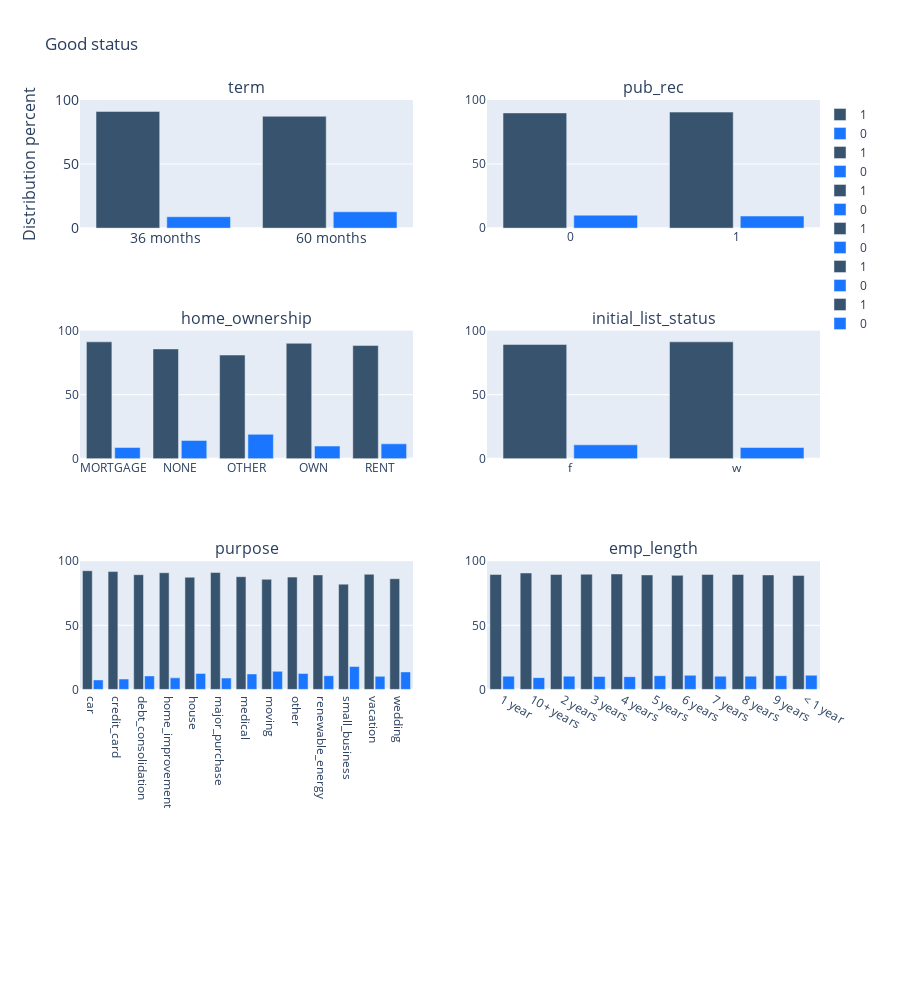

Notebook code for this chart:
### Markdown cell above
`r kbl(py$result, escape = F, align = "l", caption="Covariables del modelo",row.names=F,digits =2) %>%  kable_classic_2("striped", full_width = F)`

Estas son las covariables que se tendrán en el modelo.

### Code cell
df.loc[df["home_ownership"] == "ANY","home_ownership"] = 'NONE'
var_cat=['term','pub_rec','home_ownership','initial_list_status','purpose','emp_length']
fig_ = make_subplots(rows=4, cols=2,subplot_titles =var_cat)
fig_ =plot_barplot(df, var_cat[0],"good_status", 1,1,fig_,True)
fig_ =plot_barplot(df, var_cat[1],"good_status", 1,2,fig_, True)
fig_ =plot_barplot(df, var_cat[2],"good_status", 2,1,fig_, True)
fig_ =plot_barplot(df, var_cat[3],"good_status", 2,2,fig_, True)
fig_ =plot_barplot(df, var_cat[4],"good_status", 3,1,fig_, True)
fig_ =plot_barplot(df, var_cat[5],"good_status", 3,2,fig_, True)
# fig_ =plot_barplot(df, var_cat[6],"good_status", 4,1,fig_, True)
fig_.update_layout(
    title="Good status",
    xaxis_tickfont_size=14,
    yaxis=dict(
        title='Distribution percent ',
        titlefont_size=16,
        tickfont_size=14,
    ),
    legend=dict(
        x=1,
        y=1.0,
        bgcolor='rgba(255, 255, 255, 0)',
        bordercolor='rgba(255, 255, 255, 0)'
    ),
    barmode='group',
    bargap=0.15, # gap between bars of adjacent location coordinates.
    bargroupgap=0.1, # gap between bars of the same location coordinate.
    height=1000, width=900
    )

### Figure 1 — Plotly figure (JSON) as saved in the notebook; plotly's stock layout.template omitted (floating-point values rounded to 4 significant figures)
{"data": [{"hovertext": ["term", "percent"], "marker": {"color": "rgb(55, 83, 109)"}, "name": "1", "showlegend": true, "type": "bar", "x": [" 36 months", " 60 months"], "xaxis": "x", "y": [91.11, 87.27], "yaxis": "y"}, {"hovertext": ["term", "percent"], "marker": {"color": "rgb(26, 118, 255)"}, "name": "0", "showlegend": true, "type": "bar", "x": [" 36 months", " 60 months"], "xaxis": "x", "y": [8.894, 12.73], "yaxis": "y"}, {"hovertext": ["pub_rec", "percent"], "marker": {"color": "rgb(55, 83, 109)"}, "name": "1", "showlegend": true, "type": "bar", "x": [0, 1], "xaxis": "x2", "y": [89.91, 90.55], "yaxis": "y2"}, {"hovertext": ["pub_rec", "percent"], "marker": {"color": "rgb(26, 118, 255)"}, "name": "0", "showlegend": true, "type": "bar", "x": [0, 1], "xaxis": "x2", "y": [10.09, 9.446], "yaxis": "y2"}, {"hovertext": ["home_ownership", "percent"], "marker": {"color": "rgb(55, 83, 109)"}, "name": "1", "showlegend": true, "type": "bar", "x": ["MORTGAGE", "NONE", "OTHER", "OWN", "RENT"], "xaxis": "x3", "y": [91.24, 85.71, 80.95, 90.1, 88.34], "yaxis": "y3"}, {"hovertext": ["home_ownership", "percent"], "marker": {"color": "rgb(26, 118, 255)"}, "name": "0", "showlegend": true, "type": "bar", "x": ["MORTGAGE", "NONE", "OTHER", "OWN", "RENT"], "xaxis": "x3", "y": [8.759, 14.29, 19.05, 9.895, 11.66], "yaxis": "y3"}, {"hovertext": ["initial_list_status", "percent"], "marker": {"color": "rgb(55, 83, 109)"}, "name": "1", "showlegend": true, "type": "bar", "x": ["f", "w"], "xaxis": "x4", "y": [89.13, 91.23], "yaxis": "y4"}, {"hovertext": ["initial_list_status", "percent"], "marker": {"color": "rgb(26, 118, 255)"}, "name": "0", "showlegend": true, "type": "bar", "x": ["f", "w"], "xaxis": "x4", "y": [10.87, 8.766], "yaxis": "y4"}, {"hovertext": ["purpose", "percent"], "marker": {"color": "rgb(55, 83, 109)"}, "name": "1", "showlegend": true, "type": "bar", "x": ["car", "credit_card", "debt_consolidation", "home_improvement", "house", "major_purchase", "medical", "moving", "other", "renewable_energy", "small_business", "vacation", "wedding"], "xaxis": "x5", "y": [92.62, 91.92, 89.5, 91.0, 87.54, 91.19, 87.95, 85.91, 87.61, 89.34, 82.14, 89.85, 86.36], "yaxis": "y5"}, {"hovertext": ["purpose", "percent"], "marker": {"color": "rgb(26, 118, 255)"}, "name": "0", "showlegend": true, "type": "bar", "x": ["car", "credit_card", "debt_consolidation", "home_improvement", "house", "major_purchase", "medical", "moving", "other", "renewable_energy", "small_business", "vacation", "wedding"], "xaxis": "x5", "y": [7.382, 8.078, 10.5, 8.996, 12.46, 8.812, 12.05, 14.09, 12.39, 10.66, 17.86, 10.15, 13.64], "yaxis": "y5"}, {"hovertext": ["emp_length", "percent"], "marker": {"color": "rgb(55, 83, 109)"}, "name": "1", "showlegend": true, "type": "bar", "x": ["1 year", "10+ years", "2 years", "3 years", "4 years", "5 years", "6 years", "7 years", "8 years", "9 years", "< 1 year"], "xaxis": "x6", "y": [89.68, 90.83, 89.69, 89.88, 90.08, 89.34, 89.02, 89.71, 89.67, 89.32, 88.97], "yaxis": "y6"}, {"hovertext": ["emp_length", "percent"], "marker": {"color": "rgb(26, 118, 255)"}, "name": "0", "showlegend": true, "type": "bar", "x": ["1 year", "10+ years", "2 years", "3 years", "4 years", "5 years", "6 years", "7 years", "8 years", "9 years", "< 1 year"], "xaxis": "x6", "y": [10.32, 9.166, 10.31, 10.12, 9.918, 10.66, 10.98, 10.29, 10.33, 10.68, 11.03], "yaxis": "y6"}], "layout": {"annotations": [{"font": {"size": 16}, "showarrow": false, "text": "term", "x": 0.225, "xanchor": "center", "xref": "paper", "y": 1, "yanchor": "bottom", "yref": "paper"}, {"font": {"size": 16}, "showarrow": false, "text": "pub_rec", "x": 0.775, "xanchor": "center", "xref": "paper", "y": 1, "yanchor": "bottom", "yref": "paper"}, {"font": {"size": 16}, "showarrow": false, "text": "home_ownership", "x": 0.225, "xanchor": "center", "xref": "paper", "y": 0.7188, "yanchor": "bottom", "yref": "paper"}, {"font": {"size": 16}, "showarrow": false, "text": "initial_list_status", "x": 0.775, "xanchor": "center", "xref": "paper", "y": 0.7188, "yanchor": "bottom", "yref": "paper"}, {"font": {"size": 16}, "showarrow": false, "text": "purpose", "x": 0.225, "xanchor": "center", "xref": "paper", "y": 0.4375, "yanchor": "bottom", "yref": "paper"}, {"font": {"size": 16}, "showarrow": false, "text": "emp_length", "x": 0.775, "xanchor": "center", "xref": "paper", "y": 0.4375, "yanchor": "bottom", "yref": "paper"}], "bargap": 0.15, "bargroupgap": 0.1, "barmode": "group", "height": 1000, "legend": {"bgcolor": "rgba(255, 255, 255, 0)", "bordercolor": "rgba(255, 255, 255, 0)", "x": 1, "y": 1}, "title": {"text": "Good status"}, "width": 900, "xaxis": {"anchor": "y", "autorange": true, "domain": [0, 0.45], "range": [-0.5, 1.5], "tickfont": {"size": 14}, "type": "category"}, "xaxis2": {"anchor": "y2", "autorange": true, "domain": [0.55, 1], "range": [-0.5, 1.5], "type": "linear"}, "xaxis3": {"anchor": "y3", "autorange": true, "domain": [0, 0.45], "range": [-0.5, 4.5], "type": "category"}, "xaxis4": {"anchor": "y4", "autorange": true, "domain": [0.55, 1], "range": [-0.5, 1.5], "type": "category"}, "xaxis5": {"anchor": "y5", "autorange": true, "domain": [0, 0.45], "range": [-0.5, 12.5], "type": "category"}, "xaxis6": {"anchor": "y6", "autorange": true, "domain": [0.55, 1], "range": [-0.5, 10.5], "type": "category"}, "xaxis7": {"anchor": "y7", "domain": [0, 0.45]}, "xaxis8": {"anchor": "y8", "domain": [0.55, 1]}, "yaxis": {"anchor": "x", "domain": [0.8438, 1], "range": [0, 100], "tickfont": {"size": 14}, "title": {"font": {"size": 16}, "text": "Distribution percent "}, "type": "linear"}, "yaxis2": {"anchor": "x2", "domain": [0.8438, 1], "range": [0, 100], "type": "linear"}, "yaxis3": {"anchor": "x3", "domain": [0.5625, 0.7188], "range": [0, 100], "type": "linear"}, "yaxis4": {"anchor": "x4", "domain": [0.5625, 0.7188], "range": [0, 100], "type": "linear"}, "yaxis5": {"anchor": "x5", "domain": [0.2812, 0.4375], "range": [0, 100], "type": "linear"}, "yaxis6": {"anchor": "x6", "domain": [0.2812, 0.4375], "range": [0, 100], "type": "linear"}, "yaxis7": {"anchor": "x7", "domain": [0, 0.1562], "range": [0, 100]}, "yaxis8": {"anchor": "x8", "domain": [0, 0.1562], "range": [0, 100]}}}
